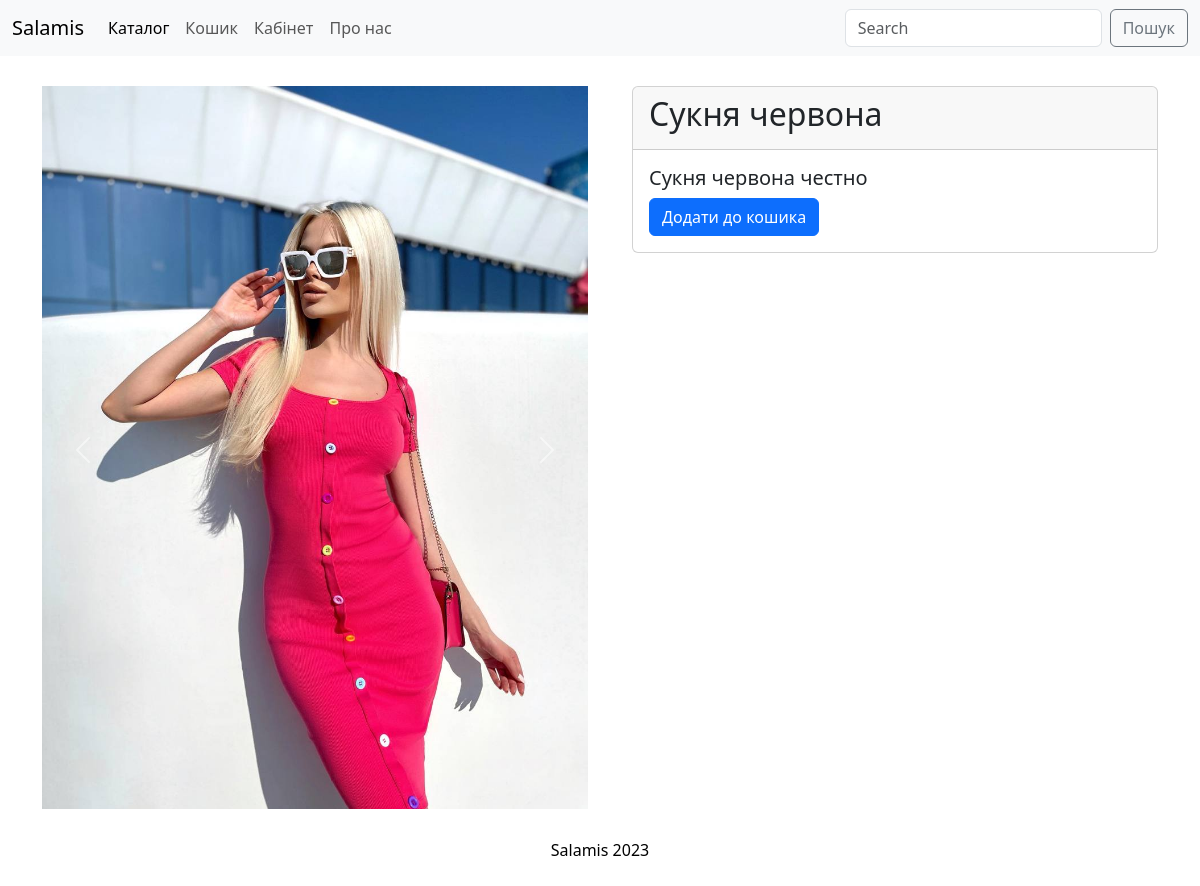
/catalog/product/cuknya-chervona, run on the app's committed database.
### goods/models.py (models this page shows, shortened)
class Products(models.Model):
    name = models.CharField(max_length=150, unique=True, verbose_name="Назва")
    slug = models.SlugField(
        max_length=200, unique=True, blank=True, null=True, verbose_name="URL"
    )
    description = models.TextField(blank=True, null=True, verbose_name="Опис")
    image = models.ImageField(
        upload_to="goods_images", blank=True, null=True, verbose_name="Фотографія"
    )
    price = models.DecimalField(
        default=0.00, max_digits=7, decimal_places=2, verbose_name="Ціна"
    )
    discount = models.DecimalField(
        default=0.00, max_digits=7, decimal_places=2, verbose_name="Знижка в відсотках"
    )
    quantity = models.PositiveIntegerField(default=0, verbose_name="Кільікість")
    category = models.ForeignKey(to=Categories, on_delete=models.PROTECT, verbose_name="Категорія")
    class Meta:
        db_table = "product"
        verbose_name = "товар"
        verbose_name_plural = "товари"
        ordering = ("id",)

### goods/views.py (the view)
# urls.py: path('product/<slug:product_slug>', views.product, name='product'),
def product(request, product_slug=False, product_id=False):
    if product_slug:
        product = Products.objects.get(slug=product_slug)
    elif product_id:
        product = Products.objects.get(id=product_id)
    context = {"product": product}
    return render(request, "goods/product.html", context)

### goods/templates/goods/product.html (shortened to what this page needs)
{% extends "main/base.html" %}
{%load static%}
{%load goods_tags%}
{% block info %}
<div class="container" style="padding-top: 30px;">
  <div class="row">
    <div class="col-md-6">
      <div id="carouselExample" class="carousel slide">
        <div class="carousel-inner">
          <div class="carousel-item active">
            <img src="{{product.image.url}}" class="d-block w-100" alt="...">
          </div>
        </div>
        <button class="carousel-control-prev" type="button" data-bs-target="#carouselExample" data-bs-slide="prev">
          <span class="carousel-control-prev-icon" aria-hidden="true"></span>
        </button>
        <button class="carousel-control-next" type="button" data-bs-target="#carouselExample" data-bs-slide="next">
          <span class="carousel-control-next-icon" aria-hidden="true"></span>
        </button>
      </div>
    </div>
    <div class="col-md-6">
      <div style="margin-left: 20px;">
        <div class="card">
          <div class="card-header">
            <h2>{{product.name}}</h2>
          </div>
          <div class="card-body">
            <h5 class="card-title">{{product.description}}</h5>
            <a href="#" class="btn btn-primary">Додати до кошика</a>
          </div>
        </div>
      </div>
    </div>
  </div>
</div>
{% endblock info %}

### static/main/css/style.css (style rules this page uses)
a { color: #000; text-decoration: none; }

### data on the page
Products: image (picture), name "Cукня червона", description "Cукня червона честно"
